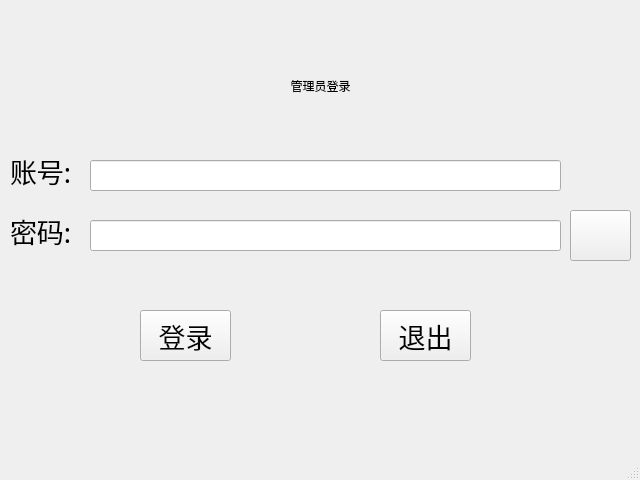
<?xml version="1.0" encoding="UTF-8"?>
<ui version="4.0">
 <class>adminLog</class>
 <widget class="QMainWindow" name="adminLog">
  <property name="geometry">
   <rect>
    <x>0</x>
    <y>0</y>
    <width>640</width>
    <height>480</height>
   </rect>
  </property>
  <property name="windowTitle">
   <string>MainWindow</string>
  </property>
  <widget class="QWidget" name="centralwidget">
   <widget class="QLabel" name="text">
    <property name="geometry">
     <rect>
      <x>10</x>
      <y>40</y>
      <width>621</width>
      <height>91</height>
     </rect>
    </property>
    <property name="text">
     <string>管理员登录</string>
    </property>
    <property name="alignment">
     <set>Qt::AlignCenter</set>
    </property>
   </widget>
   <widget class="QLabel" name="name_lab">
    <property name="geometry">
     <rect>
      <x>10</x>
      <y>150</y>
      <width>71</width>
      <height>41</height>
     </rect>
    </property>
    <property name="font">
     <font>
      <family>华文新魏</family>
      <pointsize>20</pointsize>
     </font>
    </property>
    <property name="text">
     <string>账号:</string>
    </property>
   </widget>
   <widget class="QLabel" name="pass_lab">
    <property name="geometry">
     <rect>
      <x>10</x>
      <y>210</y>
      <width>71</width>
      <height>41</height>
     </rect>
    </property>
    <property name="font">
     <font>
      <family>华文新魏</family>
      <pointsize>20</pointsize>
     </font>
    </property>
    <property name="text">
     <string>密码:</string>
    </property>
   </widget>
   <widget class="QLineEdit" name="name_edit">
    <property name="geometry">
     <rect>
      <x>90</x>
      <y>160</y>
      <width>471</width>
      <height>31</height>
     </rect>
    </property>
    <property name="font">
     <font>
      <family>华文楷体</family>
      <pointsize>16</pointsize>
     </font>
    </property>
   </widget>
   <widget class="QLineEdit" name="pass_edit">
    <property name="geometry">
     <rect>
      <x>90</x>
      <y>220</y>
      <width>471</width>
      <height>31</height>
     </rect>
    </property>
    <property name="font">
     <font>
      <family>华文楷体</family>
      <pointsize>16</pointsize>
     </font>
    </property>
   </widget>
   <widget class="QPushButton" name="log_btn">
    <property name="geometry">
     <rect>
      <x>140</x>
      <y>310</y>
      <width>91</width>
      <height>51</height>
     </rect>
    </property>
    <property name="font">
     <font>
      <family>楷体</family>
      <pointsize>20</pointsize>
     </font>
    </property>
    <property name="text">
     <string>登录</string>
    </property>
   </widget>
   <widget class="QPushButton" name="exit_btn">
    <property name="geometry">
     <rect>
      <x>380</x>
      <y>310</y>
      <width>91</width>
      <height>51</height>
     </rect>
    </property>
    <property name="font">
     <font>
      <family>楷体</family>
      <pointsize>20</pointsize>
     </font>
    </property>
    <property name="text">
     <string>退出</string>
    </property>
   </widget>
   <widget class="QPushButton" name="eye">
    <property name="geometry">
     <rect>
      <x>570</x>
      <y>210</y>
      <width>61</width>
      <height>51</height>
     </rect>
    </property>
    <property name="text">
     <string/>
    </property>
   </widget>
  </widget>
  <widget class="QMenuBar" name="menubar">
   <property name="geometry">
    <rect>
     <x>0</x>
     <y>0</y>
     <width>640</width>
     <height>17</height>
    </rect>
   </property>
  </widget>
  <widget class="QStatusBar" name="statusbar"/>
 </widget>
 <resources/>
 <connections/>
</ui>
